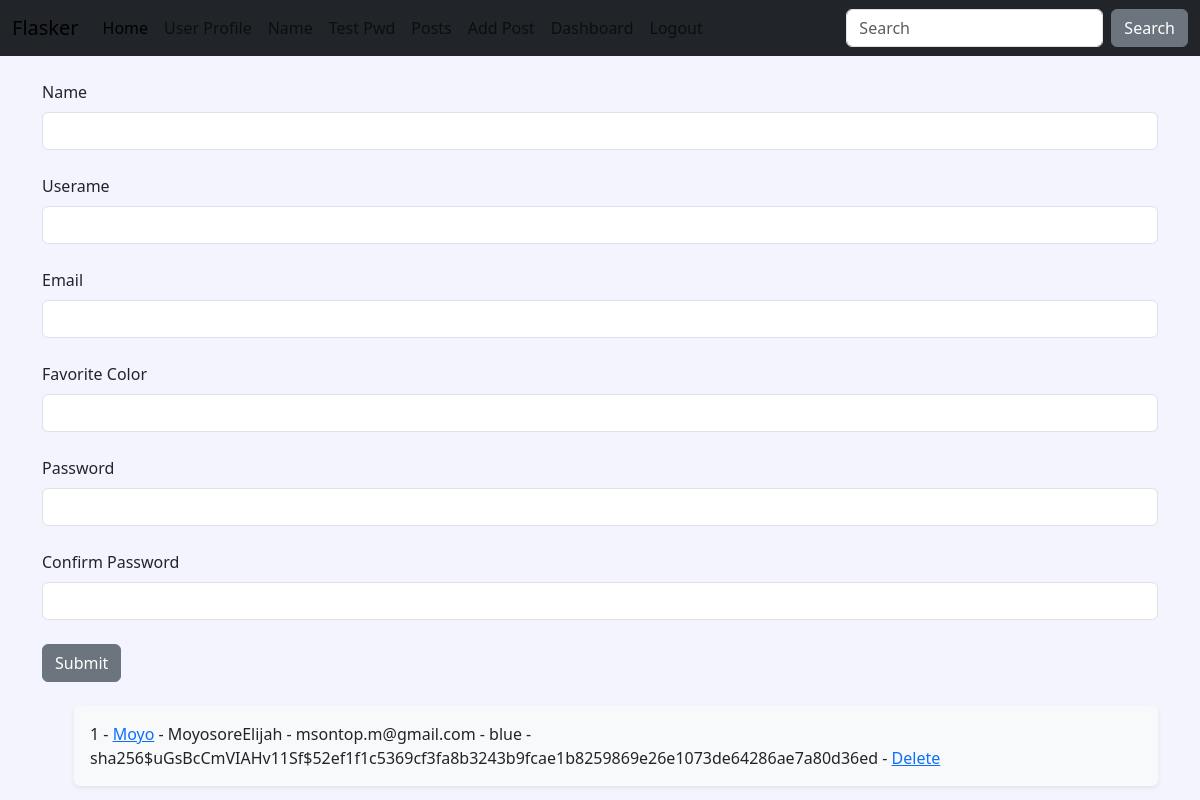
Page /user/add (signed in) on the committed database.
### hello.py (models this page shows, shortened)
class Users(db.Model, UserMixin):
    id = db.Column(db.Integer, primary_key=True)
    username = db.Column(db.String(200), unique=True)
    name = db.Column(db.String(200), nullable=False)
    email = db.Column(db.String(200), nullable=False, unique=True)
    favorite_color = db.Column(db.String(120))
    date_added = db.Column(db.DateTime, default=datetime.utcnow)
    password_hash = db.Column(db.String(128))
    @property
    def password(self):
        raise AttributeError('Password is nomett a readable attr!')

### hello.py (the view, shortened to what this page needs)
@app.route('/user/add', methods=['GET', 'POST'])
def add_user():
    name = None
    form = UserFrom()
    our_users=Users.query.order_by(Users.date_added)
    return render_template('add_user.html',
                           form=form,
                           name=name,
                           our_users=our_users)

### hello.py
class UserFrom(FlaskForm):
    username = StringField('Userame', validators=[DataRequired()])
    name = StringField('Name', validators=[DataRequired()])
    email = StringField('Email', validators=[DataRequired()])
    favorite_color = StringField('Favorite Color')
    password_hash = PasswordField('Password', validators=[DataRequired(), EqualTo('password_hash2', message='password must match!')])
    password_hash2 = PasswordField('Confirm Password', validators=[DataRequired()])
    submit = SubmitField('Submit')

### hello.py (called while the page is built)
@login_manager.user_loader
def load_user(user_id):
    return Users.query.get(int(user_id))

### templates/add_user.html (shortened to what this page needs)
{% extends 'base.html' %}
{% block content%}
{% if name %}
<h1>User Added!</h1>
<br/>
<ul style="list-style-type: none;">
    {% for our_user in our_users %}
    <div class="shadow-sm p-3 mb-1 bg-body-tertiary rounded">
        <li>{{ our_user.id }} - <a href="{{ url_for('update', id=our_user.id) }}">{{ our_user.name }}</a> - {{ our_user.username }} - {{ our_user.email }} - {{ our_user.favorite_color }} - {{ our_user.password_hash }} - <a href="{{ url_for('delete', id=our_user.id) }}">Delete</a></li>
    </div>
    {% endfor %}
</ul>
{% else %}
<form method="POST">
    {{ form.name.label(class="form-label") }}
    {{ form.name(class="form-control") }}
    <br />
    {{ form.username.label(class="form-label") }}
    {{ form.username(class="form-control") }}
    <br />
    {{ form.email.label(class="form-label") }}
    {{ form.email(class="form-control") }}
    <br />
    {{ form.favorite_color.label(class="form-label") }}
    {{ form.favorite_color(class="form-control") }}
    <br />
    {{ form.password_hash.label(class="form-label") }}
    {{ form.password_hash(class="form-control") }}
    <br />
    {{ form.password_hash2.label(class="form-label") }}
    {{ form.password_hash2(class="form-control") }}
    <br />
    {{ form.submit(class="btn btn-secondary") }}
</form>
<br/>
<ul style="list-style-type: none;">
    {% for our_user in our_users %}
    <div class="shadow-sm p-3 mb-1 bg-body-tertiary rounded">
        <li>{{ our_user.id }} - <a href="{{ url_for('update', id=our_user.id) }}">{{ our_user.name }}</a> - {{ our_user.username }} - {{ our_user.email }} - {{ our_user.favorite_color }} - {{ our_user.password_hash }} - <a href="{{ url_for('delete', id=our_user.id) }}">Delete</a></li>
    </div>
    {% endfor %}
</ul>
{% endif %}
{% endblock %}

### static/css/style.css (style rules this page uses)
body { background-color: #f4f4ff; }

### rows in the picture
Users: id "1", name "Moyo", username "MoyosoreElijah", email "msontop.m@gmail.com", favorite_color "blue", password_hash "sha256$uGsBcCmVIAHv11Sf$52ef1f1c5369cf3fa8b3243b9fcae1b8259869e26e1073de64286ae7a80d36ed"
